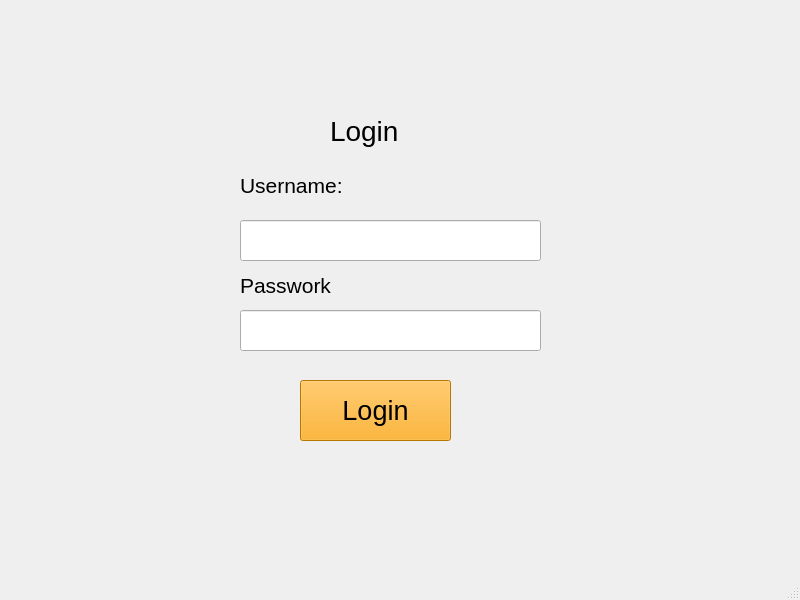
<?xml version="1.0" encoding="UTF-8"?>
<ui version="4.0">
 <class>MainWindow</class>
 <widget class="QMainWindow" name="MainWindow">
  <property name="windowModality">
   <enum>Qt::WindowModal</enum>
  </property>
  <property name="geometry">
   <rect>
    <x>0</x>
    <y>0</y>
    <width>800</width>
    <height>600</height>
   </rect>
  </property>
  <property name="font">
   <font>
    <weight>50</weight>
    <bold>false</bold>
   </font>
  </property>
  <property name="windowTitle">
   <string>MainWindow</string>
  </property>
  <widget class="QWidget" name="centralwidget">
   <widget class="QLabel" name="label">
    <property name="geometry">
     <rect>
      <x>240</x>
      <y>150</y>
      <width>211</width>
      <height>71</height>
     </rect>
    </property>
    <property name="font">
     <font>
      <pointsize>16</pointsize>
     </font>
    </property>
    <property name="text">
     <string>Username:</string>
    </property>
   </widget>
   <widget class="QLabel" name="label_2">
    <property name="geometry">
     <rect>
      <x>330</x>
      <y>100</y>
      <width>121</width>
      <height>61</height>
     </rect>
    </property>
    <property name="font">
     <font>
      <pointsize>21</pointsize>
     </font>
    </property>
    <property name="text">
     <string>Login</string>
    </property>
   </widget>
   <widget class="QLineEdit" name="lineEdit">
    <property name="geometry">
     <rect>
      <x>240</x>
      <y>220</y>
      <width>301</width>
      <height>41</height>
     </rect>
    </property>
   </widget>
   <widget class="QLabel" name="label_3">
    <property name="geometry">
     <rect>
      <x>240</x>
      <y>250</y>
      <width>191</width>
      <height>71</height>
     </rect>
    </property>
    <property name="font">
     <font>
      <pointsize>16</pointsize>
     </font>
    </property>
    <property name="text">
     <string>Passwork</string>
    </property>
   </widget>
   <widget class="QLineEdit" name="lineEdit_3">
    <property name="geometry">
     <rect>
      <x>240</x>
      <y>310</y>
      <width>301</width>
      <height>41</height>
     </rect>
    </property>
   </widget>
   <widget class="QPushButton" name="pushButton">
    <property name="geometry">
     <rect>
      <x>300</x>
      <y>380</y>
      <width>151</width>
      <height>61</height>
     </rect>
    </property>
    <property name="font">
     <font>
      <pointsize>20</pointsize>
     </font>
    </property>
    <property name="styleSheet">
     <string notr="true">background-color: orange;
color: black;
</string>
    </property>
    <property name="text">
     <string>Login</string>
    </property>
   </widget>
  </widget>
  <widget class="QMenuBar" name="menubar">
   <property name="geometry">
    <rect>
     <x>0</x>
     <y>0</y>
     <width>800</width>
     <height>26</height>
    </rect>
   </property>
  </widget>
  <widget class="QStatusBar" name="statusbar"/>
 </widget>
 <resources/>
 <connections/>
</ui>
